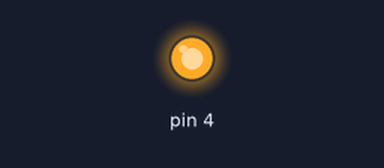
Bench run of a sketch on a simulated Arduino Uno, built with avr-gcc and run on an emulated ATmega328P. On the bench: output pins drawn as LEDs (lit = HIGH).

Above: at 1.5 s.
At 4.5 s:
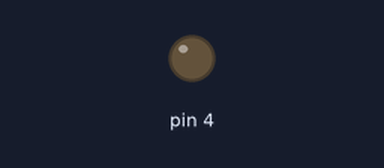
Timing chart, 0 to 7.8 s (numbered marks = the images above):
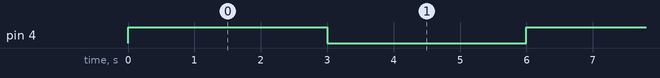

Measured:
- by itself, pin 4: alternates HIGH for 3.0 s and LOW for 3.0 s

The sketch:

sketch_dec25b.ino
```cpp
void setup()
{
  pinMode(4,OUTPUT);
}
void loop()
{
digitalWrite(4,HIGH);
delay(3000);
digitalWrite(4,LOW);
delay(3000);
}
```
